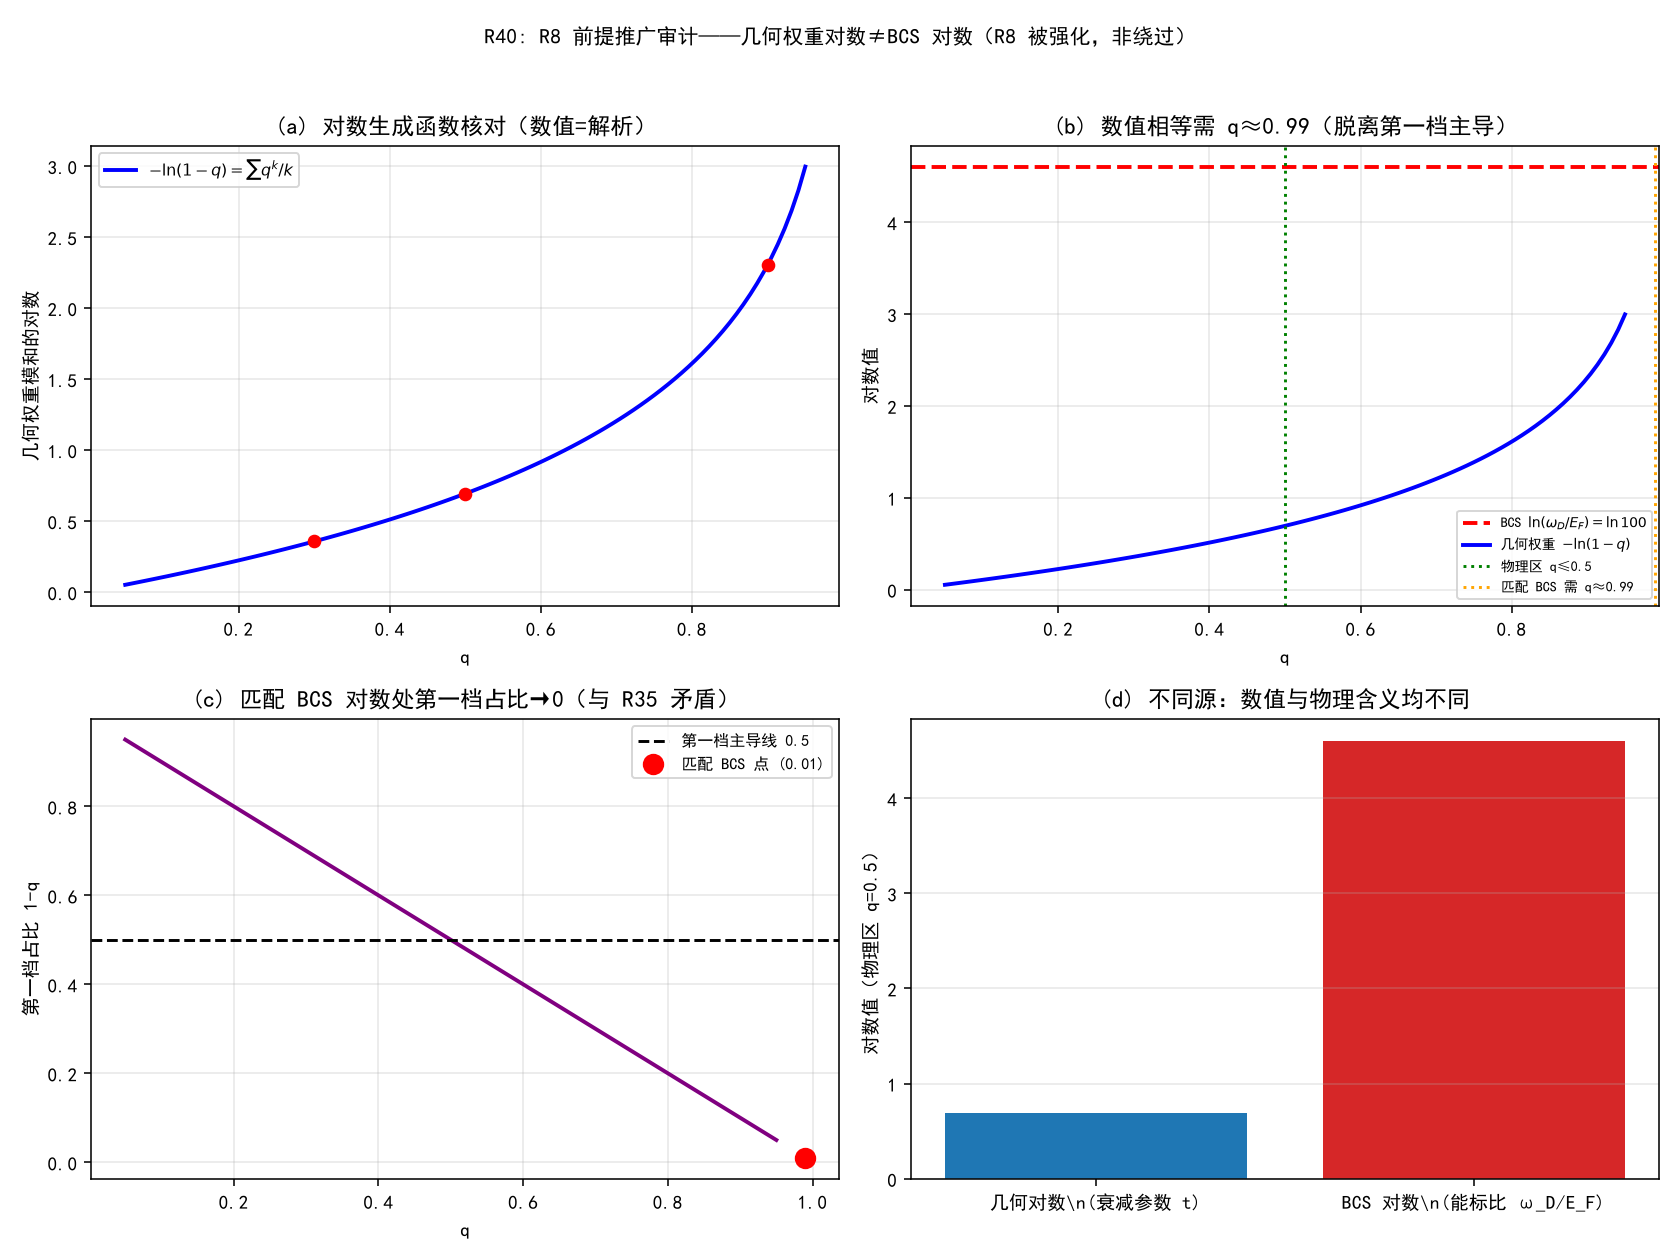

Write Python code to recreate this figure.
# -*- coding: utf-8 -*-
"""
R40: R8 前提推广审计——几何权重模和的对数 vs BCS 对数（不同源）。
数据为解析函数核对，无拟合。
运行：python "10 探索/超导第一性研究/04_计算验证/R40_R8前提审计.py"
"""
import csv
import math
import os

import numpy as np
import matplotlib
matplotlib.use("Agg")
import matplotlib.pyplot as plt

plt.rcParams["font.sans-serif"] = ["SimHei", "Microsoft YaHei"]
plt.rcParams["axes.unicode_minus"] = False

HERE = os.path.dirname(os.path.abspath(__file__))


def log_gen(q, N=200000):
    """sum_{k=1}^N q^k / k，数值核对 = -ln(1-q)。"""
    k = np.arange(1, N + 1)
    return float(np.sum(q ** k / k))


def assertions():
    out = {}
    # 对数生成函数核对
    for q in [0.3, 0.5, 0.9]:
        s = log_gen(q)
        exact = -math.log(1 - q)
        out[f"log_gen_q{q}"] = bool(abs(s - exact) < 1e-4)
    # BCS 对数 ln(wD/EF)；典型 wD/EF ~ 1e-2 -> ln100
    bcs_log = math.log(100)
    out["bcs_log_ln100"] = round(bcs_log, 4)
    # 匹配所需 q：1/(1-q)=100 -> q=0.99
    q_match = 1 - 1 / 100
    out["q_to_match_bcs"] = round(q_match, 4)
    out["first_share_at_match"] = round(1 - q_match, 4)
    out["not_first_dominant"] = bool(1 - q_match < 0.5)
    # 物理区 q<=0.5: 对数 <= ln2 ~ 0.69，远小于 BCS 对数
    phys_log = -math.log(1 - 0.5)
    out["phys_region_log_q0.5"] = round(phys_log, 4)
    out["phys_log_much_smaller"] = bool(phys_log < bcs_log / 3)
    # 区分不同源：两者数值相等需脱离物理区
    out["different_origin"] = bool(out["not_first_dominant"] and out["phys_log_much_smaller"])
    return out


def plots(a):
    fig, axes = plt.subplots(2, 2, figsize=(12, 9))

    ax = axes[0, 0]
    qs = np.linspace(0.05, 0.95, 100)
    ax.plot(qs, [-math.log(1 - q) for q in qs], "b-", lw=2, label=r"$-\ln(1-q)=\sum q^k/k$")
    for q in [0.3, 0.5, 0.9]:
        ax.plot(q, -math.log(1 - q), "ro")
    ax.set_xlabel("q"); ax.set_ylabel("几何权重模和的对数")
    ax.set_title(r"(a) 对数生成函数核对（数值=解析）")
    ax.legend(fontsize=8); ax.grid(alpha=0.3)

    ax = axes[0, 1]
    ax.axhline(a["bcs_log_ln100"], color="r", ls="--", lw=2, label=r"BCS $\ln(\omega_D/E_F)=\ln100$")
    ax.plot(qs, [-math.log(1 - q) for q in qs], "b-", lw=2, label=r"几何权重 $-\ln(1-q)$")
    ax.axvline(0.5, color="g", ls=":", label="物理区 q≤0.5")
    ax.axvline(a["q_to_match_bcs"], color="orange", ls=":", label="匹配 BCS 需 q≈0.99")
    ax.set_xlabel("q"); ax.set_ylabel("对数值")
    ax.set_title("(b) 数值相等需 q≈0.99（脱离第一档主导）")
    ax.legend(fontsize=7); ax.grid(alpha=0.3)

    ax = axes[1, 0]
    ax.plot(qs, [1 - q for q in qs], "purple", lw=2)
    ax.axhline(0.5, color="k", ls="--", label="第一档主导线 0.5")
    ax.plot(a["q_to_match_bcs"], 1 - a["q_to_match_bcs"], "ro", ms=10, label="匹配 BCS 点 (0.01)")
    ax.set_xlabel("q"); ax.set_ylabel("第一档占比 1-q")
    ax.set_title("(c) 匹配 BCS 对数处第一档占比→0（与 R35 矛盾）")
    ax.legend(fontsize=8); ax.grid(alpha=0.3)

    ax = axes[1, 1]
    labels = [r"几何对数\n(衰减参数 t)", r"BCS 对数\n(能标比 ω_D/E_F)"]
    ax.bar(labels, [a["phys_region_log_q0.5"], a["bcs_log_ln100"]], color=["tab:blue", "tab:red"])
    ax.set_ylabel("对数值（物理区 q=0.5）")
    ax.set_title("(d) 不同源：数值与物理含义均不同")
    ax.grid(alpha=0.3, axis="y")

    fig.suptitle("R40: R8 前提推广审计——几何权重对数≠BCS 对数（R8 被强化，非绕过）", fontsize=11)
    fig.tight_layout(rect=[0, 0, 1, 0.96])
    png = os.path.join(HERE, "R40_R8前提审计.png")
    fig.savefig(png, dpi=140); plt.close(fig)
    return png


if __name__ == "__main__":
    a = assertions()
    print("=== R40 数值断言 ===")
    for k, v in a.items():
        print(f"{k:32s} = {v}")
    p = plots(a)
    path = os.path.join(HERE, "R40_R8前提审计_断言.csv")
    with open(path, "w", newline="", encoding="utf-8-sig") as f:
        w = csv.writer(f); w.writerow(["assertion", "value"])
        for k, v in a.items():
            w.writerow([k, v])
    print(f"\n图像: {p}\n断言表: {path}")
